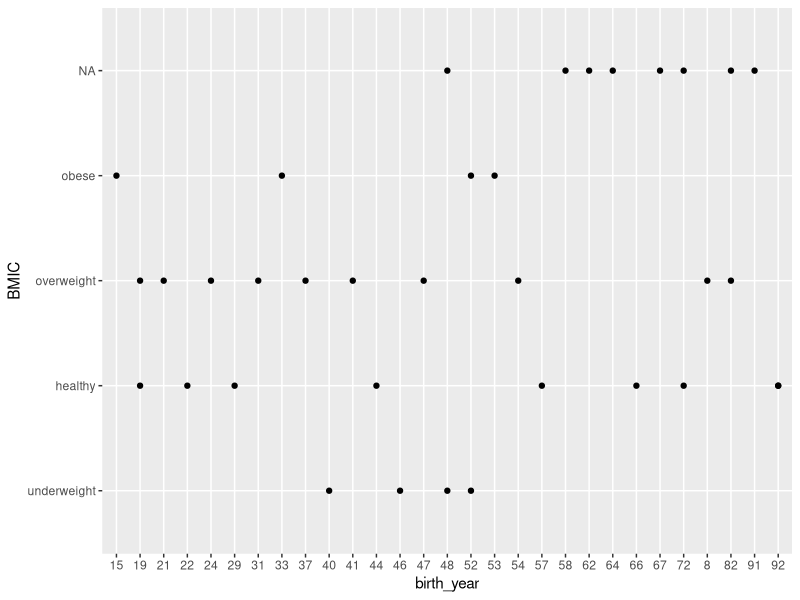
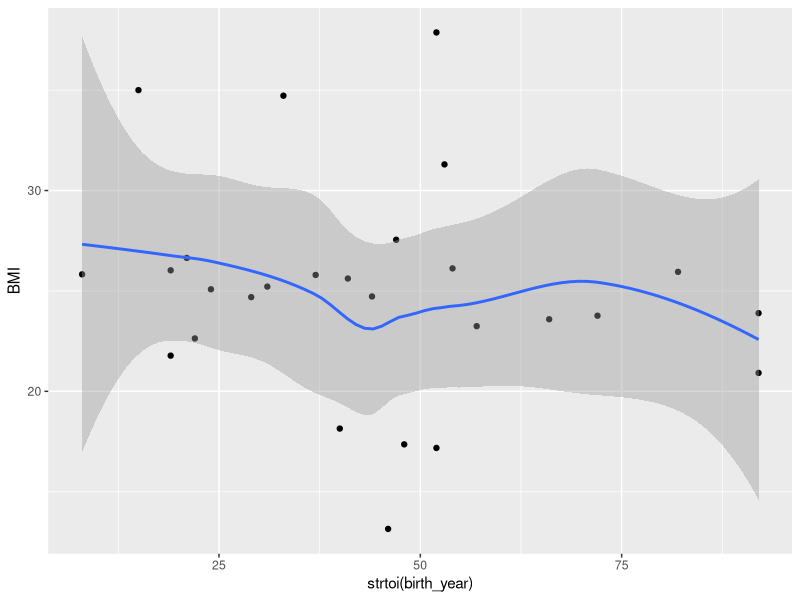

Source code (R) for these figures, in order:
library(dplyr)
library(tidyverse)

# question 1

filter(starwars, lengths(starwars$starships) > 0 )

# question 2

arrange(starwars %>% count(eye_color), desc(n))

# question 3

by_spby <- group_by(starwars, species)
by_spby_arr <- summarize(by_spby, age = mean(birth_year, na.rm = TRUE))
by_spby_sum<-arrange(by_spby_arr, desc(by_spby_arr$age))
by_spby_sum


by_spby_sum[1,1]
by_spby_sum[2,1]
by_spby_sum[3,1]

#question 4

onur<-rbind(starwars ,c("onur",213,11,"lilac", "lilac", "lilac", 1500, "male", "masculine","Naboo","Mirialan", "Attack Of The Clones","Tsmeu-6 personal wheel bike","strongest onuristik starship" )) 

#question 5


onurbmi<-cbind(onur ,BMI=c(strtoi(onur$mass)/((strtoi(onur$height)/100)*(strtoi(onur$height)/100))))


onurbmi<-onurbmi %>% 
  mutate(BMIC=cut(BMI,breaks=c(-Inf,18.5,24.99,29.99, Inf),labels=c("underweight","healthy","overweight","obese")))

#question 6

a<-filter(onurbmi, strtoi(onurbmi$birth_year)<100)

ggplot(data = a)+
  geom_point(mapping = aes(x=birth_year,y=BMIC))

#question 7

ggplot(data = a)+
       geom_point(mapping = aes(x=strtoi(birth_year), y=BMI))+
       geom_smooth(mapping = aes(x=strtoi(birth_year), y=BMI))

